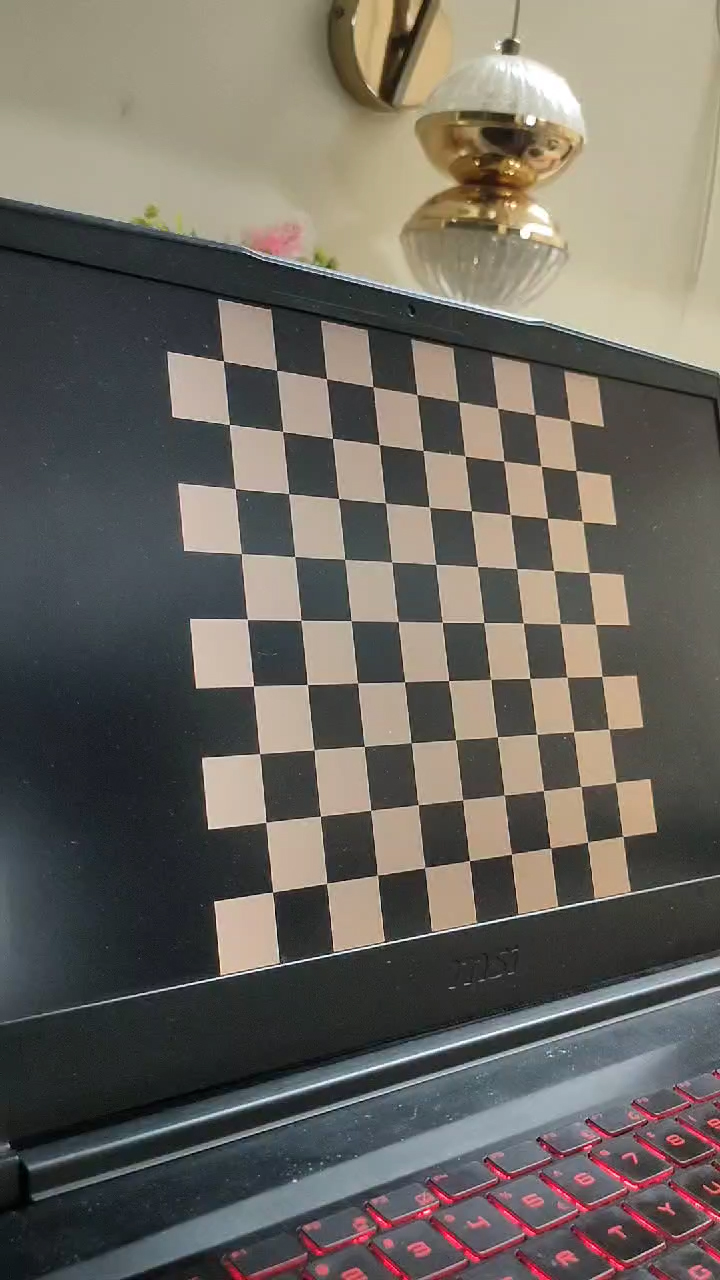
#> input picture camera_calibration_images/0000 - Copy.jpg, 720 x 1280 px; its folder holds 4 pictures in this run
$ python save_intrisic_matrix.py
#> lines starting #> are read from the running program, lines starting #| are printed output that depends on the picture
### camera_calibration.py
import cv2
import numpy as np
import glob


def get_calibration_data(image_path, checkerboard=(6, 6), limit=-1):
#> called with image_path = './camera_calibration_images/*.jpg', checkerboard = (7, 7), limit = -1
    CHECKERBOARD = checkerboard
    criteria = (cv2.TERM_CRITERIA_EPS + cv2.TERM_CRITERIA_MAX_ITER, 30, 0.001)
    objpoints = []
    imgpoints = []
    objp = np.zeros((1, CHECKERBOARD[0] * CHECKERBOARD[1], 3), np.float32)
    objp[0, :, :2] = np.mgrid[0:CHECKERBOARD[0],
                              0:CHECKERBOARD[1]].T.reshape(-1, 2)
    images = glob.glob(image_path)
    counter = 0
    for fname in images:
        if limit > 0 and (counter == limit):
            break
        counter += 1
        print("Fetching world data...image ", counter)
        img = cv2.imread(fname)
#> img is the input picture: shape (1280, 720, 3); mean B, G, R 95.9, 103.1, 107.8
        gray = cv2.cvtColor(img, cv2.COLOR_BGR2GRAY)
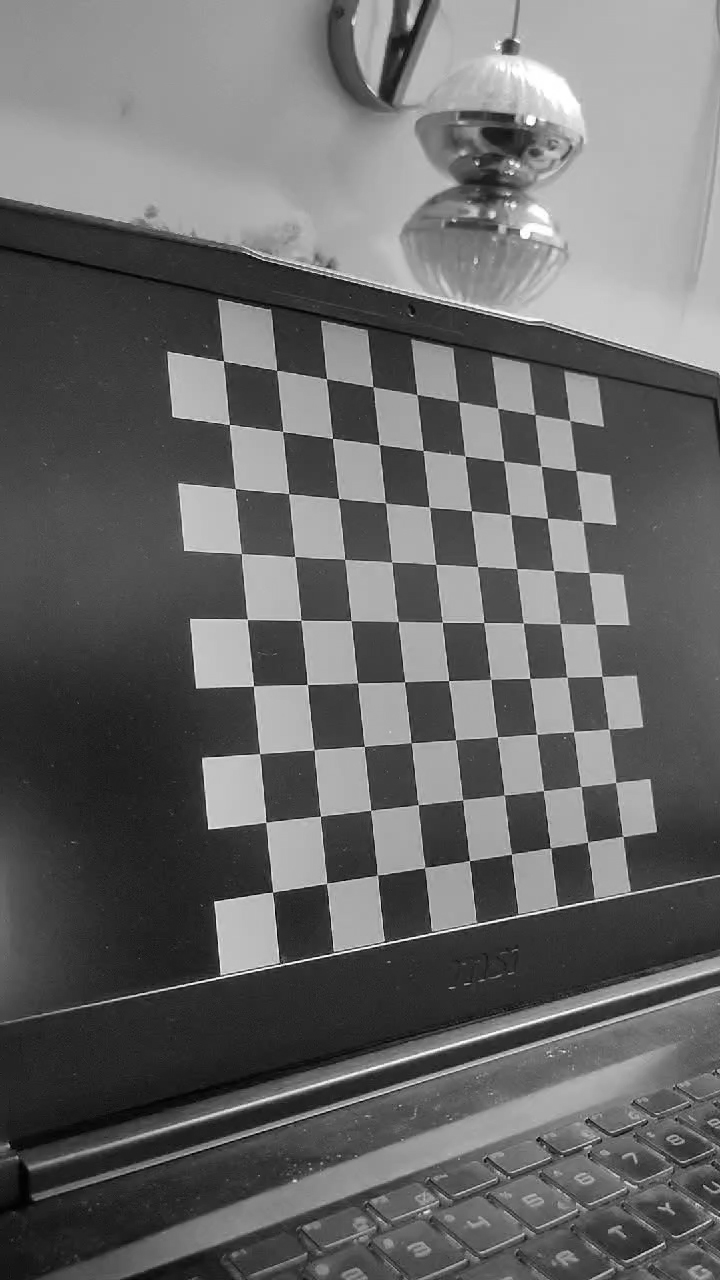
#> gray: shape (1280, 720); min 0, max 255, mean 103.7

        ret, corners = cv2.findChessboardCorners(
            gray, CHECKERBOARD)
#> ret = True; corners = 49 rows, first 8: [282.8, 431.6], [332.4, 438.6], [379.2, 445], [423, 450.5], [465.4, 456.4], [503.7, 460.9], [541.3, 466.4], [289.1, 493.5]

        if ret:
            objpoints.append(objp)

            corners2 = cv2.cornerSubPix(
                gray, corners, (11, 11), (-1, -1), criteria)
#> corners2 = 49 rows, first 8: [282.6, 431.6], [332.5, 438.4], [379.3, 444.7], [423, 450.5], [465, 456], [503.7, 461], [540.8, 465.9], [288.6, 493.7]
            imgpoints.append(corners2)
#> pass 2 of the loop in get_calibration_data, `for fname in images:`:
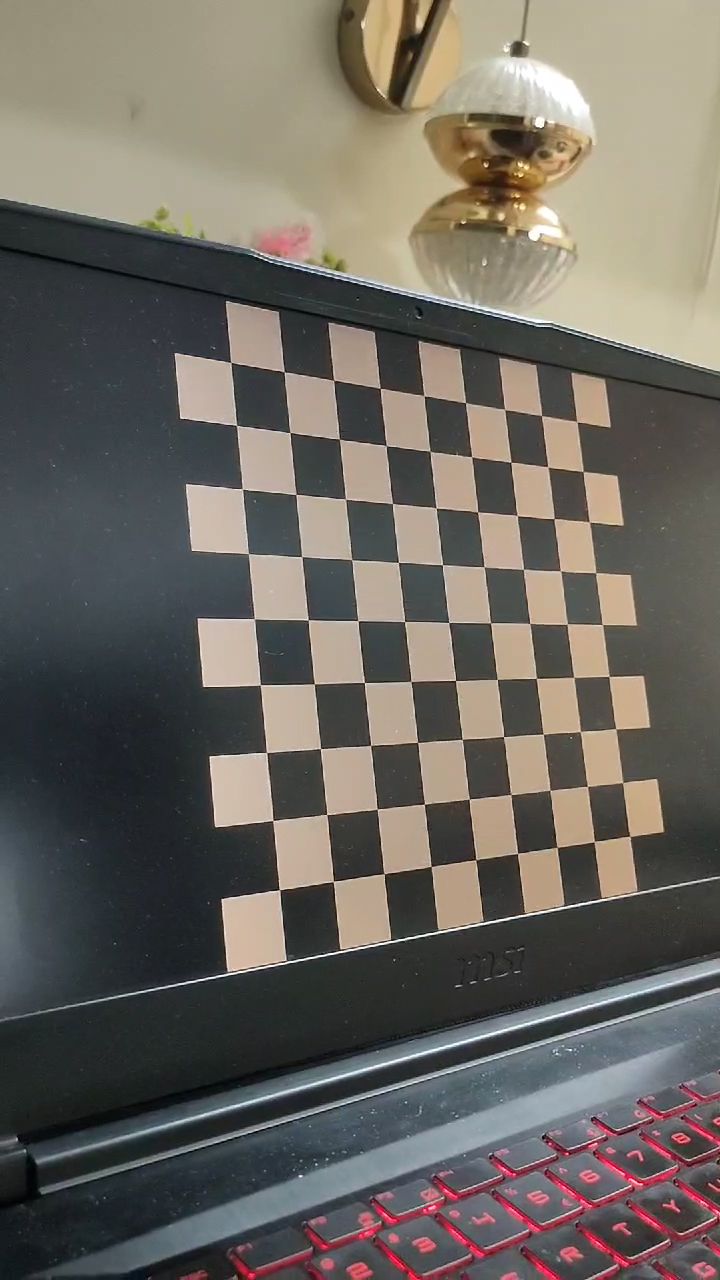
#> input picture camera_calibration_images/0001 - Copy.jpg, 720 x 1280 px
#> in get_calibration_data, img is the input picture: shape (1280, 720, 3); mean B, G, R 96.4, 103.4, 108.2
#> in get_calibration_data, `gray = cv2.cvtColor(img, cv2.COLOR_BGR2GRAY)`:
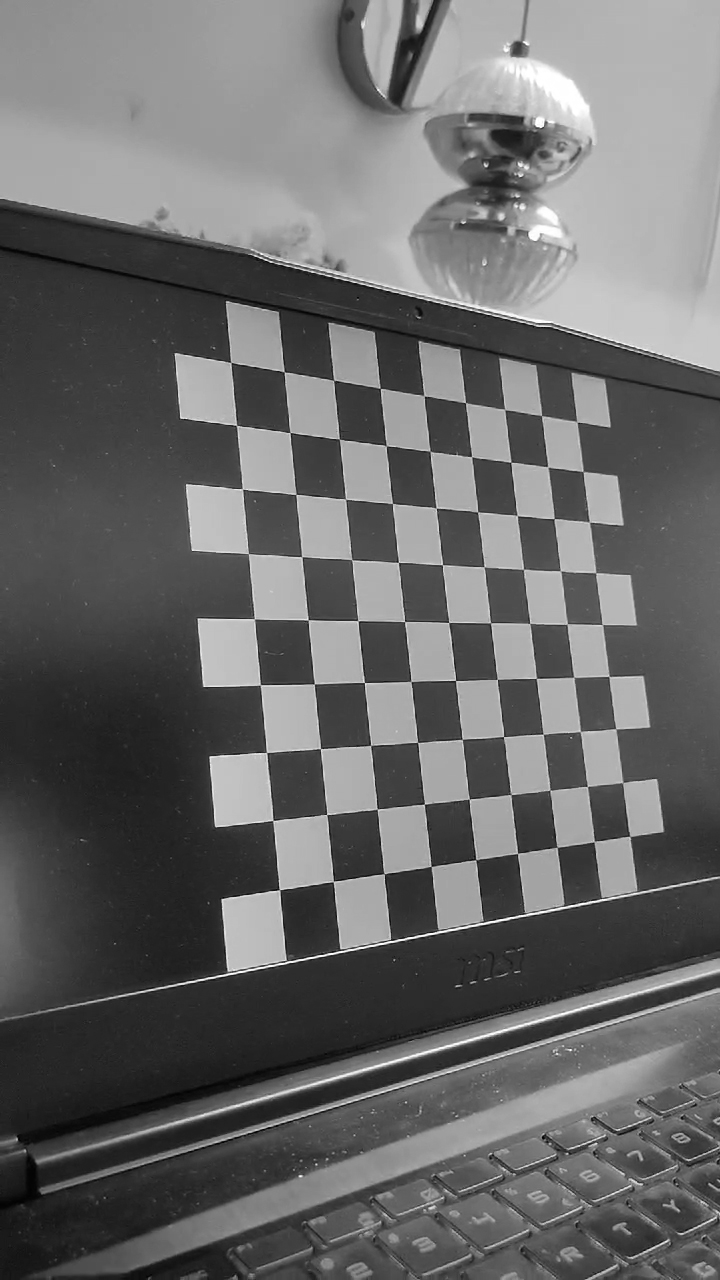
#> gray: shape (1280, 720); min 0, max 255, mean 104.1
#> ret = False; corners = None
#> pass 3 of the loop in get_calibration_data, `for fname in images:`:
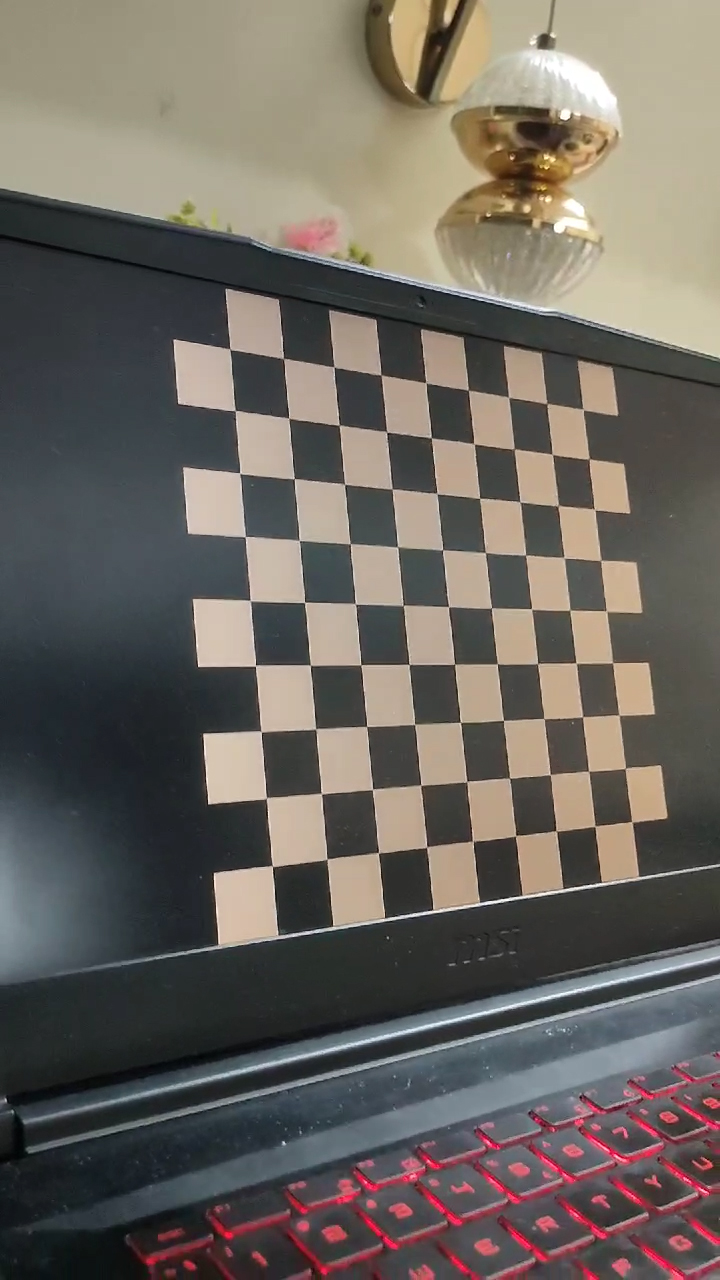
#> input picture camera_calibration_images/0002 - Copy.jpg, 720 x 1280 px
#> in get_calibration_data, img is the input picture: shape (1280, 720, 3); mean B, G, R 95.3, 101.9, 107.7
#> in get_calibration_data, `gray = cv2.cvtColor(img, cv2.COLOR_BGR2GRAY)`:
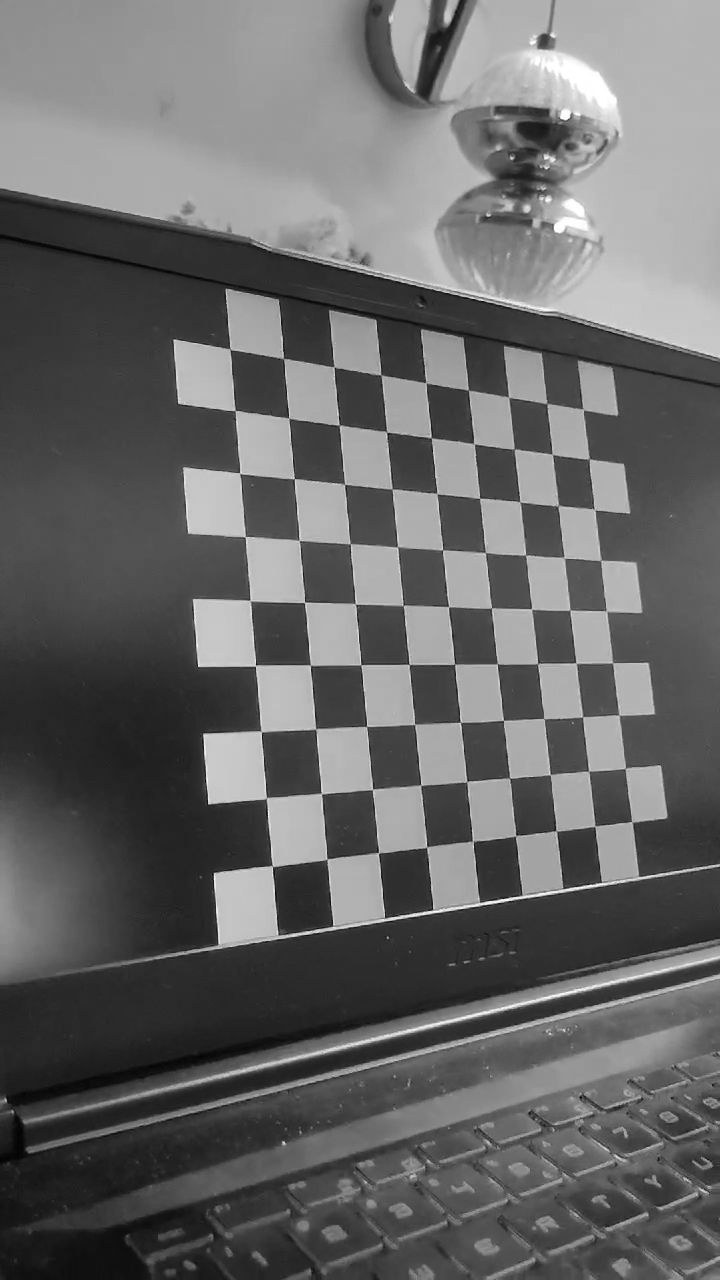
#> gray: shape (1280, 720); min 2, max 255, mean 102.9
#> the loop made 4 passes; the first 3 are shown
            # [5 lines of commented-out code are left out]
    print(f'Calibrating...{len(imgpoints)} points')
    data = cv2.calibrateCamera(
        objpoints, imgpoints, gray.shape[::-1], None, None)
    return data

### save_intrisic_matrix.py
import numpy as np
from camera_calibration import get_calibration_data
ret, camera_mat, distortion, rotation_vecs, translation_vecs = get_calibration_data(
    "./camera_calibration_images/*.jpg", (7, 7))

print(ret)
np.save('intrinsic_matrix', camera_mat)
